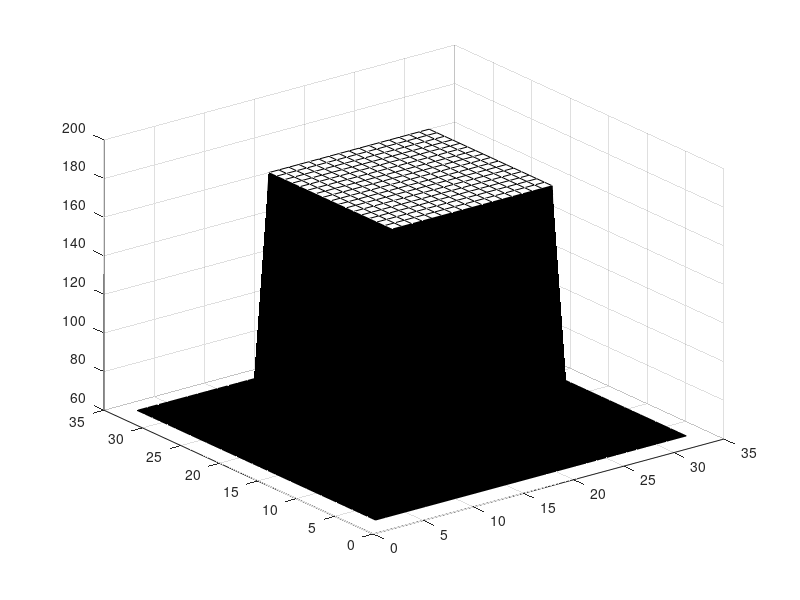
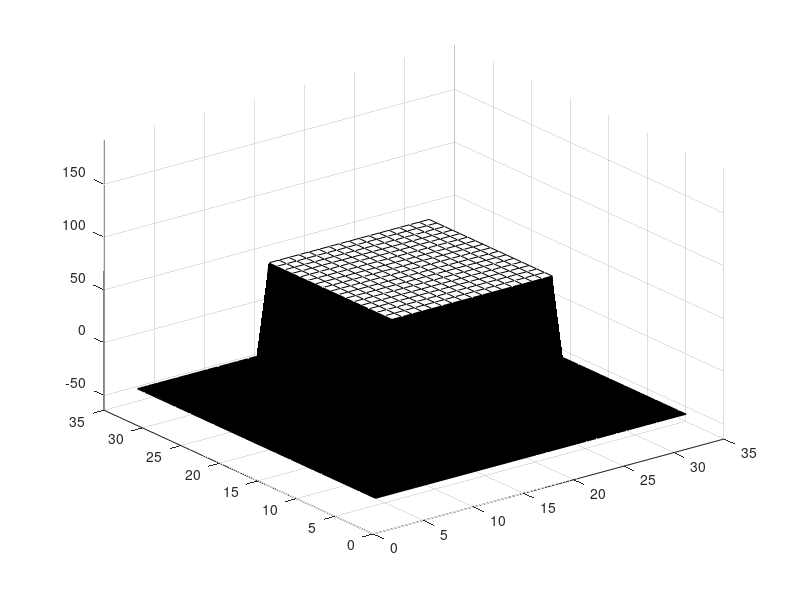

The MATLAB source for these figures, in order:
%% Animating Expansion of DFT

% Setting 256 grayscale colormap for all figures.
set(0,'DefaultFigureColormap',gray(256));

n = 32;

% Square initial function.
img = 64*ones(n);
img(8:24,8:24) = 192;

% Representing the indices of the Fourier domain.
u = ones(n,1)*[0:n/2 - 1, -n/2: -1];
v = repmat([0:n/2 - 1, -n/2: -1]',1,32);

w = abs(u) + abs(v);
wmax = max(w(:));

% Plotting the initial function.
figure(1);
surf(img);

% Computing the DFT.
F = fft2(img);

% Reconstructing the image.
fhat = zeros(n);
figure(2);
for k = 1:wmax
    Fk = F.*(w == k);
    fk = ifft2(Fk);
    
    fhat = fhat + fk;
    view(50,28); surf(fhat); zlim([-64, 192]);
    pause(1);
end;